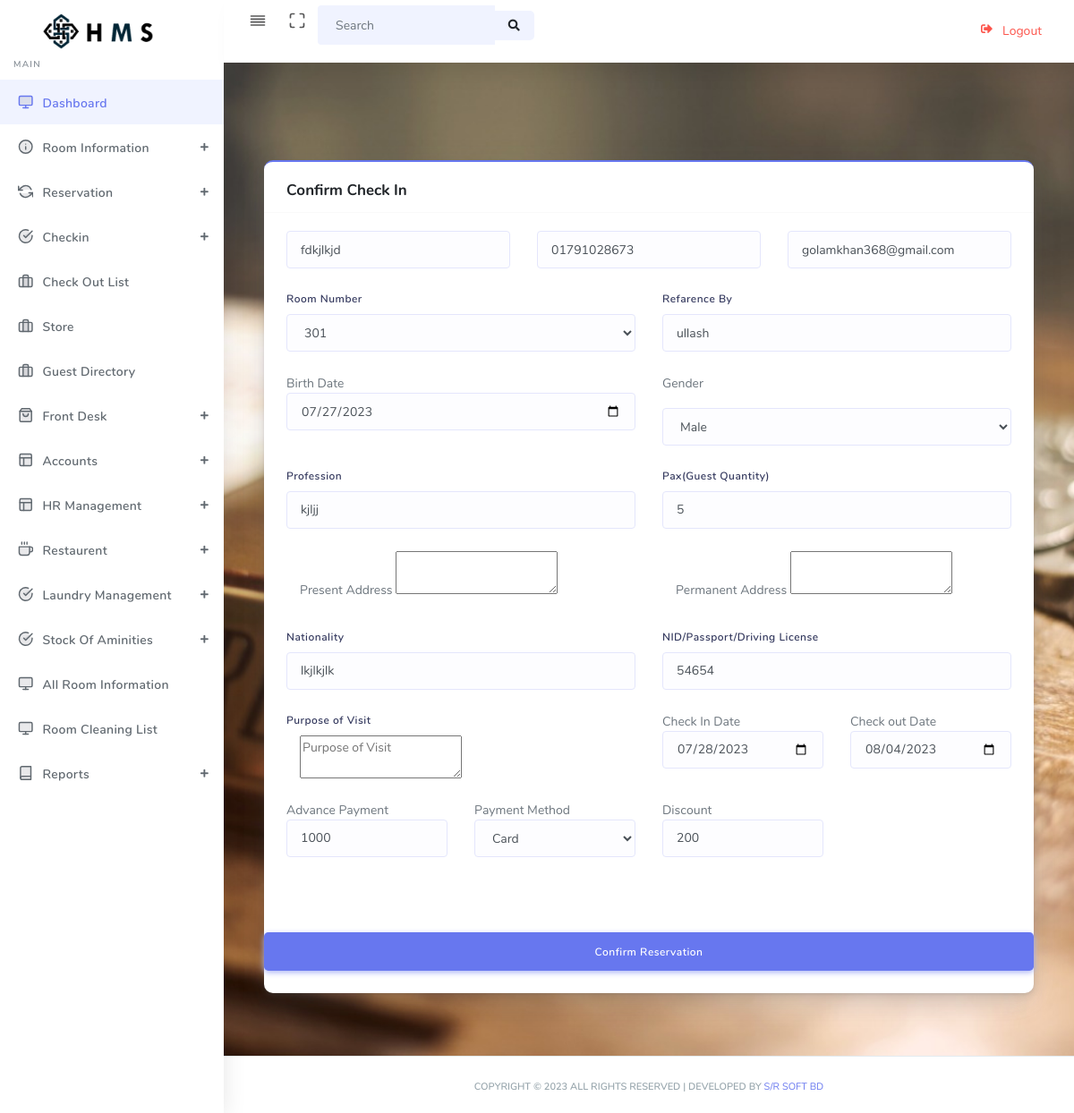
/edit_checkin.php?id=3 (signed in), run on the app's committed database.
### tables this page shows
CREATE TABLE IF NOT EXISTS `reservation` (
  `id` int(11) NOT NULL AUTO_INCREMENT,
  `contact_number` varchar(999) NOT NULL,
  `guest_name` varchar(999) NOT NULL,
  `ref_by` varchar(999) NOT NULL,
  `identity` varchar(999) NOT NULL,
  `room_number` int(11) NOT NULL,
  `checkin_date` date NOT NULL,
  `checkout_date` date NOT NULL,
  `special_note` longtext NOT NULL,
  `total_price` int(11) DEFAULT NULL,
  `email` varchar(999) DEFAULT NULL,
  `age` float DEFAULT NULL,
  `birth_date` date DEFAULT NULL,
  `profession` varchar(999) DEFAULT NULL,
  `pax` int(11) DEFAULT NULL,
  `permanent_address` longtext DEFAULT NULL,
  `present_address` longtext DEFAULT NULL,
  `nationality` varchar(999) DEFAULT NULL,
  `purpose_of_visit` longtext DEFAULT NULL,
  `gender` varchar(255) DEFAULT NULL,
  `statuss` varchar(255) DEFAULT NULL,
  `advance_payment` int(11) DEFAULT NULL,
  `due_payment` int(11) DEFAULT NULL,
  `discount` int(11) DEFAULT NULL,
  `payment_method_advance` varchar(299) DEFAULT NULL,
  `payment_method_total` varchar(299) DEFAULT NULL,
  `flag` int(11) DEFAULT NULL,
  `hotel_name` varchar(255) DEFAULT NULL,
  `booking_number` varchar(255) DEFAULT NULL,
  `due_clearance` int(11) DEFAULT NULL,
  `due_clearance_method` int(11) DEFAULT NULL,
  `reservation_date` date DEFAULT NULL,
  `extra_charges` int(11) DEFAULT NULL,
  `reservation_by` varchar(255) DEFAULT NULL,
  PRIMARY KEY (`id`)
);

### edit_checkin.php (the view, shortened to what this page needs)
<?php
include 'header.php';
 $id=$_GET['id'];
 $sql = "SELECT * FROM reservation where id=$id";
                                    $result = $conn->query($sql);
                                    if ($result->num_rows > 0) {
                                        while ($row = $result->fetch_assoc()) {
                                            $guest_name=$row['guest_name'];
                                            $contact_number=$row['contact_number'];
                                            $ref_by=$row['ref_by'];
                                            $identity=$row['identity'];
                                            $room_number=$row['room_number'];
                                            $checkin_date=$row['checkin_date'];
                                            $checkout_date=$row['checkout_date'];
                                            $email=$row['email'];
                                            $birth_date=$row['birth_date'];
                                            $profession=$row['profession'];
                                            $pax=$row['pax'];
                                            $permanent_address=$row['permanent_address'];
                                            $present_address=$row['present_address'];
                                            $nationality=$row['nationality'];
                                            $purpose_of_visit=$row['purpose_of_visit'];
                                            $gender=$row['gender'];
                                            $advance_payment=$row['advance_payment'];
                                            $discount=$row['discount'];
                                            $payment_method_advance=$row['payment_method_advance'];
                                        }}
?>
<div id="app">
    <section class="section">
      <div class="container mt-5">
        <div class="row">
          <div class="col-12 col-sm-12 col-md-12  col-lg-12  col-xl-12 ">
            <div class="card card-primary">
              <div class="card-header">
                <h4 class="text-header">Confirm Check In</h4>
              </div>
              <div class="card-body">
                <form action="update_checkin.php?id=<?php echo $id?>" method="POST">
                  <div class="row">
                    <div class="form-group col-12 col-sm-12 col-md-4 col-lg-4">
                      <input id="contact_number" type="text" placeholder="Guest Name" value="<?php echo $guest_name?>" class="form-control" name="guest_name" autofocus required>
                    </div>
                     <div class="form-group col-12 col-sm-12 col-md-4 col-lg-4">
                      <input id="guest_name" type="number" placeholder="Contact Number" value="<?php echo $contact_number?>" class="form-control" name="contact_number"  required>
                    </div>
                    <div class="form-group col-12 col-sm-12 col-md-4 col-lg-4">
                      <input id="guest_name" type="text" placeholder="Email" value="<?php echo $email?>" class="form-control" name="email"  required>
                    </div>
                    <div class="form-group col-12 col-sm-12 col-md-6 col-lg-6">
                          <label>Room Number</label>
                            <select class="form-control" name="room_number" required>
                             <option><?php echo $room_number?></option>
                          </select>
                    </div>
                    <div class="form-group col-12 col-sm-12 col-md-6 col-lg-6">
                         <label>Refarence By</label>
                      <input id="ref_by" type="text" placeholder="" value="<?php echo $ref_by?>" class="form-control" name="ref_by" autofocus required>
                    </div>
                     <div class="form-group col-12 col-sm-12 col-md-6 col-lg-6">
                         <level>Birth  Date</level>
                      <input id="birth_date" type="date" placeholder="Birth Date" value="<?php echo $birth_date?>" class="form-control" name="birth_date" autofocus required>
                    </div>
                           <div class="form-group col-12 col-sm-12 col-md-6 col-lg-6">
                                        <level>Gender</level>
                                        <option value="<?php echo $gender?>"></option>
                                        <select class="form-control" name="gender" required>
                                            <option>Male</option>
                                        </select>
                                    </div>
                      <div class="form-group col-12 col-sm-12 col-md-6 col-lg-6">
                        <label>Profession</label>
                      <input id="profession" type="text" placeholder="" value="<?php echo $profession?>" class="form-control" name="profession" autofocus required>
                    </div>
                     <div class="form-group col-12 col-sm-12 col-md-6 col-lg-6">
                          <label>Pax(Guest Quantity)</label>
                      <input id="pax" type="text" placeholder=""  value="<?php echo $pax?>" class="form-control" name="pax" autofocus required>
                    </div>
                      <div class="form-group col-12 col-sm-12 col-md-6 col-lg-6">
                      <div class="col-sm-12 col-md-12">
                          <label>Present Address</label>
                        <textarea name="present_address" placeholder=""><?php echo $present_address?></textarea>
                      </div>
                    </div>
                     <div class="form-group col-12 col-sm-12 col-md-6 col-lg-6">
                      <div class="col-sm-12 col-md-12">
                           <label>Permanent Address</label>
                        <textarea name="permanent_address" placeholder=""><?php echo $permanent_address?></textarea>
                      </div>
                    </div>
                     <div class="form-group col-12 col-sm-12 col-md-6 col-lg-6">
                        <label>Nationality</label>
                      <input id="nationality" type="text" placeholder="Nationality" value="<?php echo $nationality?>" class="form-control" name="nationality" autofocus required>
                    </div>
                     <div class="form-group col-12 col-sm-12 col-md-6 col-lg-6">
                          <label>NID/Passport/Driving License</label>
                      <input id="identity" type="text" placeholder="" value="<?php echo $identity?>"  class="form-control" name="identity" autofocus required>
                    </div>
                    <div class="form-group col-12 col-sm-12 col-md-6 col-lg-6">
                      <label>Purpose of Visit</label>
                      <div class="col-sm-12 col-md-12">
                        <textarea name="purpose_of_visit" placeholder="Purpose of Visit"><?php echo $purpose_of_visit?></textarea>
                      </div>
                    </div>
                      <div class="form-group col-12 col-sm-12 col-md-3 col-lg-3">
                         <level>Check  In Date</level>
                      <input id="checkindate" type="date" placeholder="Check In Date" value="<?php echo $checkin_date?>" class="form-control" name="in_date" autofocus required>
                    </div>
                      <div class="form-group col-12 col-sm-12 col-md-3 col-lg-3">
                         <level>Check out Date</level>
                      <input id="checkoutdate" type="date" placeholder="Check out Date" value="<?php echo $checkout_date?>" class="form-control" name="out_date" autofocus required>
                    </div>
                  </div>
                     <div class="row">
                        <div class="form-group col-12 col-sm-12 col-md-3 col-lg-3">
                            <level>Advance Payment</level>
                          <input id="advance_payment" type="text" placeholder="Advance Payment" value="<?php echo $advance_payment?>" class="form-control" name="advance_payment"  required>
                        </div>
                         <div class="form-group col-12 col-sm-12 col-md-3 col-lg-3">
                            <div class="form-group">
                    <div class="form-group">
                         <level>Payment Method</level>
                          <select class="form-control" name="payment_method" required>
                             <option><?php echo $payment_method_advance?></option>
                          </select>
                    </div>
                    </div>
                        </div>
                        <div class="form-group col-12 col-sm-12 col-md-3 col-lg-3">
                            <level>Discount</level>
                          <input id="discount" type="text" placeholder="Discount" value="<?php echo $discount?>" class="form-control" name="discount"  required>
                        </div>
                  </div>
                  </div>
                  <div class="form-group">
                    <button type="submit" class="btn btn-primary btn-lg btn-block">
                      Confirm Reservation
                    </button>
                  </div>
              </div>
            </div>
          </div>
        </div>
      </div>
  </div>
<?php include 'footer.php'?>

### data on the page
reservation: guest_name "fdkjlkjd", contact_number "01791028673", email "golamkhan368@gmail.com", room_number "301", ref_by "ullash", birth_date "07/27/2023", profession "kjljj", pax "5", nationality "lkjlkjlk", identity "54654", in_date "07/28/2023", out_date "08/04/2023", advance_payment "1000", payment_method "Card", discount "200"
